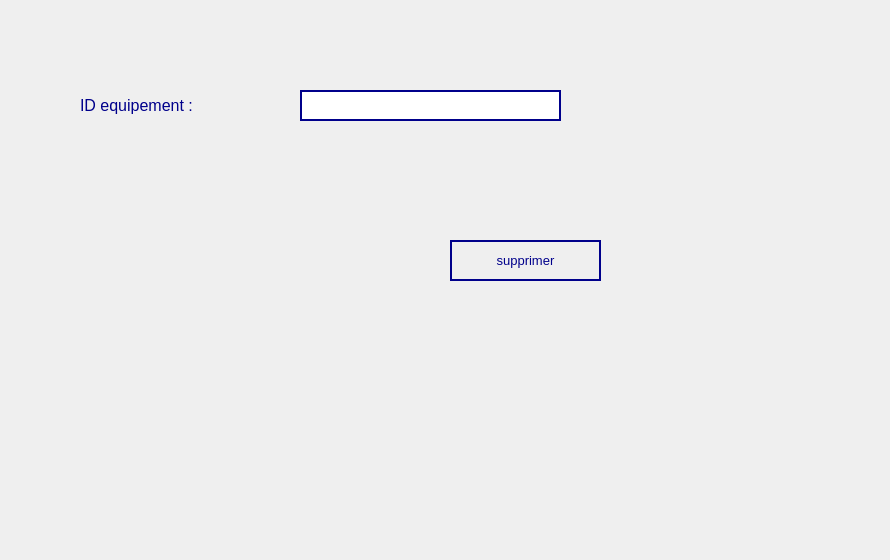
      <widget class="QWidget" name="tab_6">
       <attribute name="title">
        <string>Supprimer un equipement</string>
       </attribute>
       <widget class="QLabel" name="label_11">
        <property name="geometry">
         <rect>
          <x>80</x>
          <y>90</y>
          <width>151</width>
          <height>31</height>
         </rect>
        </property>
        <property name="font">
         <font>
          <pointsize>12</pointsize>
         </font>
        </property>
        <property name="styleSheet">
         <string notr="true">color:darkblue</string>
        </property>
        <property name="text">
         <string>ID equipement :</string>
        </property>
       </widget>
       <widget class="QLineEdit" name="lineEdit_id_supEquip">
        <property name="geometry">
         <rect>
          <x>300</x>
          <y>90</y>
          <width>261</width>
          <height>31</height>
         </rect>
        </property>
        <property name="styleSheet">
         <string notr="true">border-color:darkblue ;
border-style:solid;
border-width:2px;</string>
        </property>
       </widget>
       <widget class="QPushButton" name="pushButton_suppEquip">
        <property name="geometry">
         <rect>
          <x>450</x>
          <y>240</y>
          <width>151</width>
          <height>41</height>
         </rect>
        </property>
        <property name="font">
         <font>
          <pointsize>10</pointsize>
         </font>
        </property>
        <property name="styleSheet">
         <string notr="true">color:darkblue;
border-color:darkblue ;
border-style:solid;
border-width:2px;</string>
        </property>
        <property name="text">
         <string>supprimer</string>
        </property>
       </widget>
       <widget class="QLabel" name="label_15">
        <property name="geometry">
         <rect>
          <x>-20</x>
          <y>-10</y>
          <width>881</width>
          <height>551</height>
         </rect>
        </property>
        <property name="text">
         <string/>
        </property>
        <property name="pixmap">
         <pixmap>../../Desktop/2A/Projet_C++/blue-medical-science-background-vector-19610567.jpg</pixmap>
        </property>
       </widget>
       <zorder>label_15</zorder>
       <zorder>label_11</zorder>
       <zorder>lineEdit_id_supEquip</zorder>
       <zorder>pushButton_suppEquip</zorder>
      </widget>
